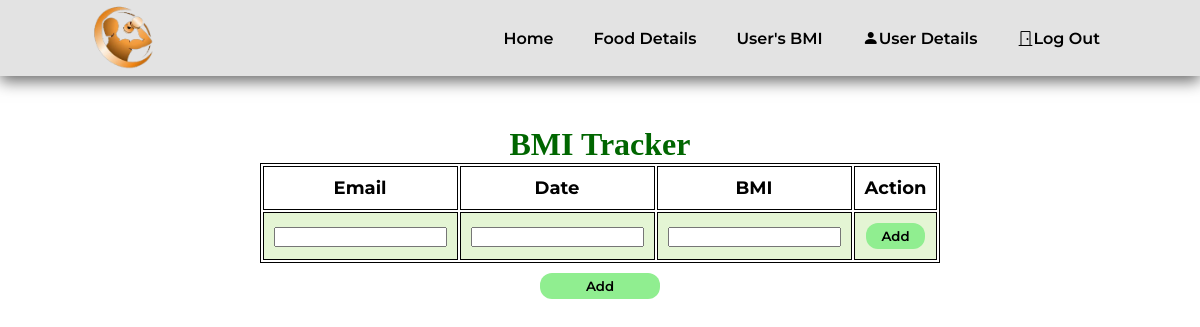
The page /adminbmi.php (signed in) on the database as committed earlier.
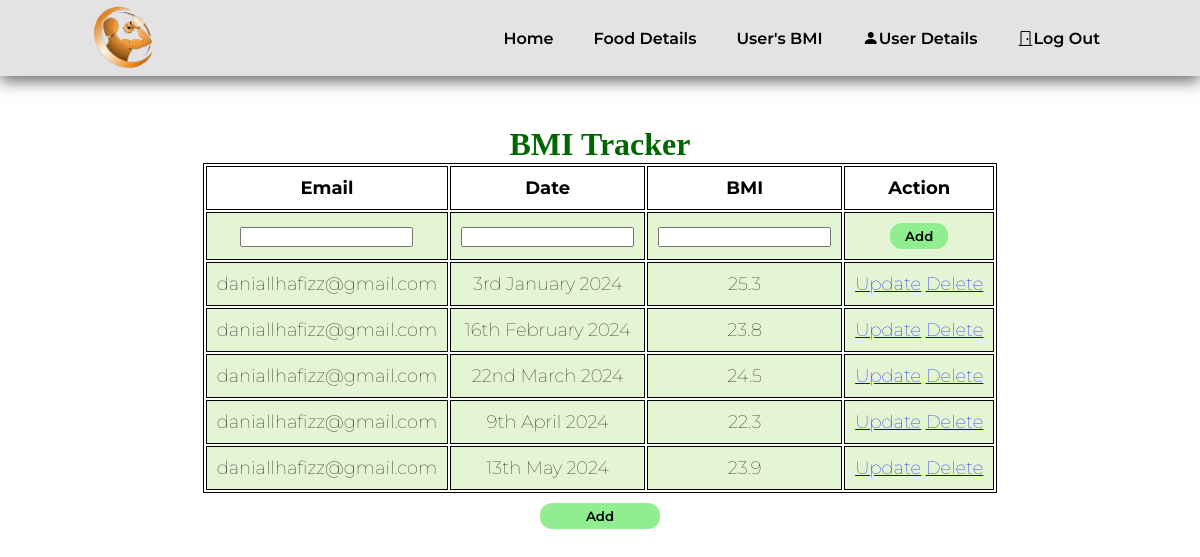
The same page on the database as committed later.
### tables this page shows
CREATE TABLE `bmi` (
  `email` varchar(30) NOT NULL,
  `date` date NOT NULL,
  `bmi_value` double NOT NULL
);

### adminbmi.php (the view, shortened to what this page needs)
<?php
include 'conn.php';
$sql = " SELECT email,DATE_FORMAT(date,'%D %M %Y'),bmi_value FROM bmi ORDER BY email, date ASC ";
$result = $conn->query($sql);
?>
<!DOCTYPE html>
<html lang="en">
<head>
    <link rel="stylesheet" href="https://cdn.jsdelivr.net/npm/bootstrap-icons@1.8.3/font/bootstrap-icons.css">
    <link rel="stylesheet" href="css/home.css">
</head>
<body>
<section id="header">
        <a href="adminhome.php"><img id="logo" src="newlogo2.png" alt="" class="logo" width="90" height=auto></a>
        <div>
            <ul id="navbar">
                <li><a href="adminhome.php">Home</a></li>
                <li><a href="adminfood.php">Food Details</a></li>
                <li><a href="adminbmi.php">User's BMI</a></li>
                <li><a href="adminuser.php"><i class='bi bi-person-fill'></i>User Details</a></li>
                <li><a href="login.php"><i class="bi bi-door-closed"></i>Log Out</a></li>
            </ul>
        </div>
    </section>
    <section>
        <h1>BMI Tracker</h1>
        <table>
            <tr>
                <th>Email</th>
                <th>Date</th>
                <th>BMI</th>
                <th>Action</th>
            </tr>
            <tr>
                <form action="" method="post">
                    <td><input type="text" name="email"></td>
                    <td><input type="text" name="date"></td>
                    <td><input type="text" name="bmi_value"></td>
                    <td><a href=""><button name="addBtn" style="background-color: lightgreen;">Add</button></a></td>
                </form>
            </tr>
            <?php
                while($rows=$result->fetch_assoc())
                {
            ?>
            <tr>
                <td><?php echo $rows['email'];?></td>
                <td><?php echo $rows["DATE_FORMAT(date,'%D %M %Y')"];?></td>
                <td><?php echo $rows['bmi_value'];?></td>
                <td><?php echo "<a href=updatebmi.php?bmiEmail=$rows[email]>Update</a>";?>
                <?php echo "<a href=delete.php?bmiEmail=$rows[email]>Delete</a>";?></td>
            </tr>
            <?php
                }
            ?>
        </table>
        <div style="text-align: center; padding-top:10px"><a href="#"><button style="background-color: lightgreen; width:10%;">Add</button></a></div>
    </section>
</body>
</html>

### css/home.css (style rules this page uses)
* { margin: 0; padding: 0; box-sizing: border-box; font-family: 'Montserrat', sans-serif; }
body { width: 100%; }
#header { z-index: 10000; display: flex; align-items: center; justify-content: space-between; padding: 20px 80px; background-color: #e3e3e3; box-shadow: 0 5px 15px rgb(0,0,0,0.6); position: sticky; top: 0; left: 0; height: 76px; }
#navbar { display: flex; align-items: center; justify-content: center; }
#navbar li { list-style: none; padding: 0 20px; }
#navbar li a { position: relative; text-decoration: none; font-size: 16px; font-weight: 600; color: #000000; transition: 0.3s ease; }
button { padding: 5px 15px; border: none; font-weight: 600; border-radius: 12px; cursor: pointer; background-color: transparent; }

### adminbmi.php (style rules this page uses)
table { margin: 0 auto; font-size: large; border: 1px solid black; }
h1 { text-align: center; color: #006600; font-size: xx-large; font-family: 'Gill Sans', 'Gill Sans MT', ' Calibri', 'Trebuchet MS', 'sans-serif'; padding-top: 50px; }
td { background-color: #E4F5D4; border: 1px solid black; }
th, td { font-weight: bold; border: 1px solid black; padding: 10px; text-align: center; }
td { font-weight: lighter; }

Rows that differ between the two databases and show on the page:
added bmi: email "daniallhafizz@gmail.com", DATE_FORMAT "3rd January 2024", bmi_value "25.3"
added bmi: email "daniallhafizz@gmail.com", DATE_FORMAT "16th February 2024", bmi_value "23.8"
added bmi: email "daniallhafizz@gmail.com", DATE_FORMAT "22nd March 2024", bmi_value "24.5"
added bmi: email "daniallhafizz@gmail.com", DATE_FORMAT "9th April 2024", bmi_value "22.3"
added bmi: email "daniallhafizz@gmail.com", DATE_FORMAT "13th May 2024", bmi_value "23.9"
